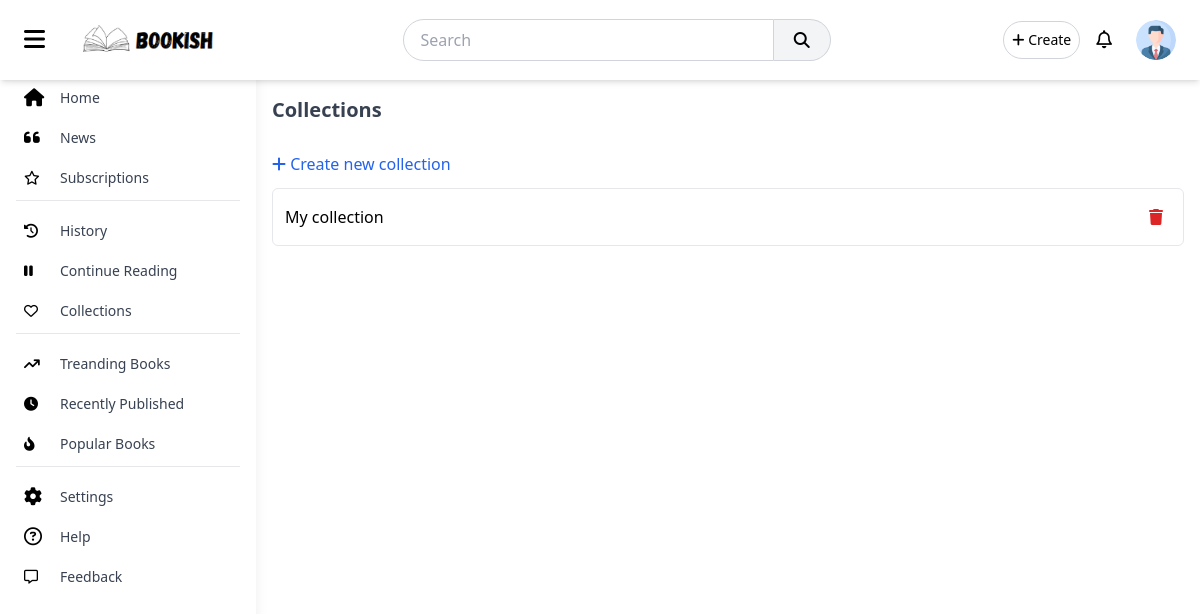
Page /collections (signed in) on the earlier database version.
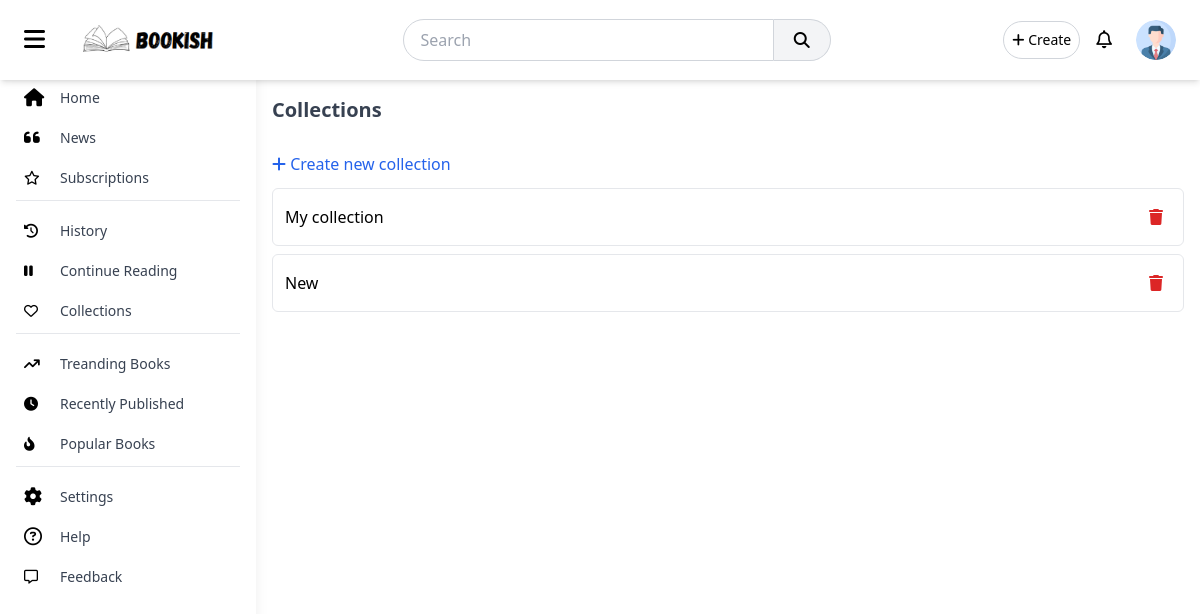
Same page on the later database version.
### main/models.py (models this page shows, shortened)
class Collection(models.Model):
    user = models.ForeignKey(User, on_delete=models.CASCADE, related_name='reading_list')
    name = models.CharField(max_length=100)
    created_at = models.DateTimeField(auto_now_add=True)
    updated_at = models.DateTimeField(auto_now=True)

### main/views.py (the view, shortened to what this page needs)
# urls.py: path('collections', views.collections, name="collections"),
@login_required(login_url='accounts:login')
def collections(request):
    return render(request, 'collections.html')

### templates/collections.html (shortened to what this page needs)
{% extends 'base.html' %}
{% load static %}
{% block content %}
<h2 class="text-xl font-bold text-gray-700 mb-4">
    Collections
</h2>
<button class="text-blue-600 my-3" id="create_coll">
    <i class="fa fa-plus"></i> Create new collection
</button>
<div class="space-y-2">
    {% for collection in user.reading_list.all %}
    <a href="{% url 'main:collection' collection.name %}" class="p-3 border rounded-md flex justify-between items-center">
        <span>{{collection.name}}</span>
        <i class="fa fa-trash p-2 text-red-600" onclick=" event.preventDefault();event.stopPropagation();location.href=`{% url 'main:delete_collection' collection.id %}`"></i>
    </a>
    {% endfor %}
</div>
{% endblock %}

Differences in the rows shown:
added Collection: name "New"
